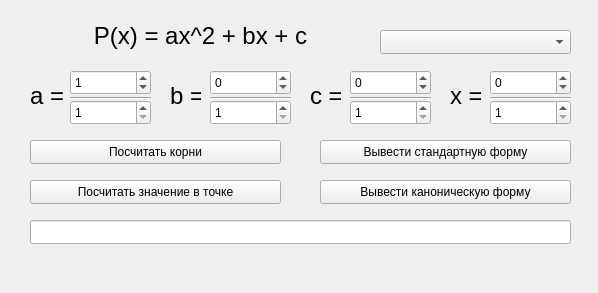
<?xml version="1.0" encoding="UTF-8"?>
<ui version="4.0">
 <class>Interface</class>
 <widget class="QWidget" name="Interface">
  <property name="geometry">
   <rect>
    <x>0</x>
    <y>0</y>
    <width>598</width>
    <height>293</height>
   </rect>
  </property>
  <property name="windowTitle">
   <string>Interface</string>
  </property>
  <widget class="QSpinBox" name="spinBox_c_t">
   <property name="geometry">
    <rect>
     <x>350</x>
     <y>70</y>
     <width>81</width>
     <height>25</height>
    </rect>
   </property>
   <property name="minimum">
    <number>-32768</number>
   </property>
   <property name="maximum">
    <number>32767</number>
   </property>
   <property name="value">
    <number>0</number>
   </property>
  </widget>
  <widget class="QSpinBox" name="spinBox_c_b">
   <property name="geometry">
    <rect>
     <x>350</x>
     <y>100</y>
     <width>81</width>
     <height>25</height>
    </rect>
   </property>
   <property name="minimum">
    <number>1</number>
   </property>
   <property name="maximum">
    <number>32767</number>
   </property>
  </widget>
  <widget class="Line" name="line_4">
   <property name="geometry">
    <rect>
     <x>490</x>
     <y>90</y>
     <width>81</width>
     <height>16</height>
    </rect>
   </property>
   <property name="orientation">
    <enum>Qt::Horizontal</enum>
   </property>
  </widget>
  <widget class="QLabel" name="label_4">
   <property name="geometry">
    <rect>
     <x>310</x>
     <y>80</y>
     <width>31</width>
     <height>31</height>
    </rect>
   </property>
   <property name="font">
    <font>
     <pointsize>18</pointsize>
    </font>
   </property>
   <property name="text">
    <string>c = </string>
   </property>
  </widget>
  <widget class="Line" name="line_2">
   <property name="geometry">
    <rect>
     <x>210</x>
     <y>90</y>
     <width>81</width>
     <height>16</height>
    </rect>
   </property>
   <property name="orientation">
    <enum>Qt::Horizontal</enum>
   </property>
  </widget>
  <widget class="Line" name="line">
   <property name="geometry">
    <rect>
     <x>70</x>
     <y>90</y>
     <width>81</width>
     <height>16</height>
    </rect>
   </property>
   <property name="orientation">
    <enum>Qt::Horizontal</enum>
   </property>
  </widget>
  <widget class="QLabel" name="label_2">
   <property name="geometry">
    <rect>
     <x>30</x>
     <y>80</y>
     <width>41</width>
     <height>31</height>
    </rect>
   </property>
   <property name="font">
    <font>
     <pointsize>18</pointsize>
    </font>
   </property>
   <property name="text">
    <string>a = </string>
   </property>
  </widget>
  <widget class="QLabel" name="label">
   <property name="geometry">
    <rect>
     <x>30</x>
     <y>20</y>
     <width>341</width>
     <height>31</height>
    </rect>
   </property>
   <property name="font">
    <font>
     <pointsize>18</pointsize>
    </font>
   </property>
   <property name="text">
    <string>P(x) = ax^2 + bx + c</string>
   </property>
   <property name="alignment">
    <set>Qt::AlignCenter</set>
   </property>
  </widget>
  <widget class="QSpinBox" name="spinBox_x_t">
   <property name="geometry">
    <rect>
     <x>490</x>
     <y>70</y>
     <width>81</width>
     <height>25</height>
    </rect>
   </property>
   <property name="minimum">
    <number>-32768</number>
   </property>
   <property name="maximum">
    <number>32767</number>
   </property>
   <property name="value">
    <number>0</number>
   </property>
  </widget>
  <widget class="QLabel" name="label_3">
   <property name="geometry">
    <rect>
     <x>170</x>
     <y>80</y>
     <width>31</width>
     <height>31</height>
    </rect>
   </property>
   <property name="font">
    <font>
     <pointsize>18</pointsize>
    </font>
   </property>
   <property name="text">
    <string>b = </string>
   </property>
  </widget>
  <widget class="Line" name="line_3">
   <property name="geometry">
    <rect>
     <x>350</x>
     <y>90</y>
     <width>81</width>
     <height>16</height>
    </rect>
   </property>
   <property name="orientation">
    <enum>Qt::Horizontal</enum>
   </property>
  </widget>
  <widget class="QSpinBox" name="spinBox_a_t">
   <property name="geometry">
    <rect>
     <x>70</x>
     <y>70</y>
     <width>81</width>
     <height>25</height>
    </rect>
   </property>
   <property name="minimum">
    <number>-32768</number>
   </property>
   <property name="maximum">
    <number>32767</number>
   </property>
   <property name="value">
    <number>1</number>
   </property>
  </widget>
  <widget class="QSpinBox" name="spinBox_a_b">
   <property name="geometry">
    <rect>
     <x>70</x>
     <y>100</y>
     <width>81</width>
     <height>25</height>
    </rect>
   </property>
   <property name="minimum">
    <number>1</number>
   </property>
   <property name="maximum">
    <number>32767</number>
   </property>
   <property name="value">
    <number>1</number>
   </property>
  </widget>
  <widget class="QSpinBox" name="spinBox_b_t">
   <property name="geometry">
    <rect>
     <x>210</x>
     <y>70</y>
     <width>81</width>
     <height>25</height>
    </rect>
   </property>
   <property name="minimum">
    <number>-32768</number>
   </property>
   <property name="maximum">
    <number>32767</number>
   </property>
   <property name="value">
    <number>0</number>
   </property>
  </widget>
  <widget class="QLabel" name="label_6">
   <property name="geometry">
    <rect>
     <x>450</x>
     <y>80</y>
     <width>31</width>
     <height>31</height>
    </rect>
   </property>
   <property name="font">
    <font>
     <pointsize>18</pointsize>
    </font>
   </property>
   <property name="text">
    <string>x = </string>
   </property>
  </widget>
  <widget class="QSpinBox" name="spinBox_x_b">
   <property name="geometry">
    <rect>
     <x>490</x>
     <y>100</y>
     <width>81</width>
     <height>25</height>
    </rect>
   </property>
   <property name="minimum">
    <number>1</number>
   </property>
   <property name="maximum">
    <number>32767</number>
   </property>
  </widget>
  <widget class="QSpinBox" name="spinBox_b_b">
   <property name="geometry">
    <rect>
     <x>210</x>
     <y>100</y>
     <width>81</width>
     <height>25</height>
    </rect>
   </property>
   <property name="minimum">
    <number>1</number>
   </property>
   <property name="maximum">
    <number>32767</number>
   </property>
  </widget>
  <widget class="QPushButton" name="pushButton_roots">
   <property name="geometry">
    <rect>
     <x>30</x>
     <y>140</y>
     <width>251</width>
     <height>24</height>
    </rect>
   </property>
   <property name="text">
    <string>Посчитать корни</string>
   </property>
  </widget>
  <widget class="QPushButton" name="pushButton_standart">
   <property name="geometry">
    <rect>
     <x>320</x>
     <y>140</y>
     <width>251</width>
     <height>24</height>
    </rect>
   </property>
   <property name="text">
    <string>Вывести стандартную форму</string>
   </property>
  </widget>
  <widget class="QPushButton" name="pushButton_value">
   <property name="geometry">
    <rect>
     <x>30</x>
     <y>180</y>
     <width>251</width>
     <height>24</height>
    </rect>
   </property>
   <property name="text">
    <string>Посчитать значение в точке</string>
   </property>
  </widget>
  <widget class="QPushButton" name="pushButton_canon">
   <property name="geometry">
    <rect>
     <x>320</x>
     <y>180</y>
     <width>251</width>
     <height>24</height>
    </rect>
   </property>
   <property name="text">
    <string>Вывести каноническую форму</string>
   </property>
  </widget>
  <widget class="QLineEdit" name="lineEdit_result">
   <property name="geometry">
    <rect>
     <x>30</x>
     <y>220</y>
     <width>541</width>
     <height>24</height>
    </rect>
   </property>
  </widget>
  <widget class="QComboBox" name="comboBox_mode">
   <property name="geometry">
    <rect>
     <x>380</x>
     <y>30</y>
     <width>191</width>
     <height>24</height>
    </rect>
   </property>
  </widget>
 </widget>
 <resources/>
 <connections/>
</ui>
